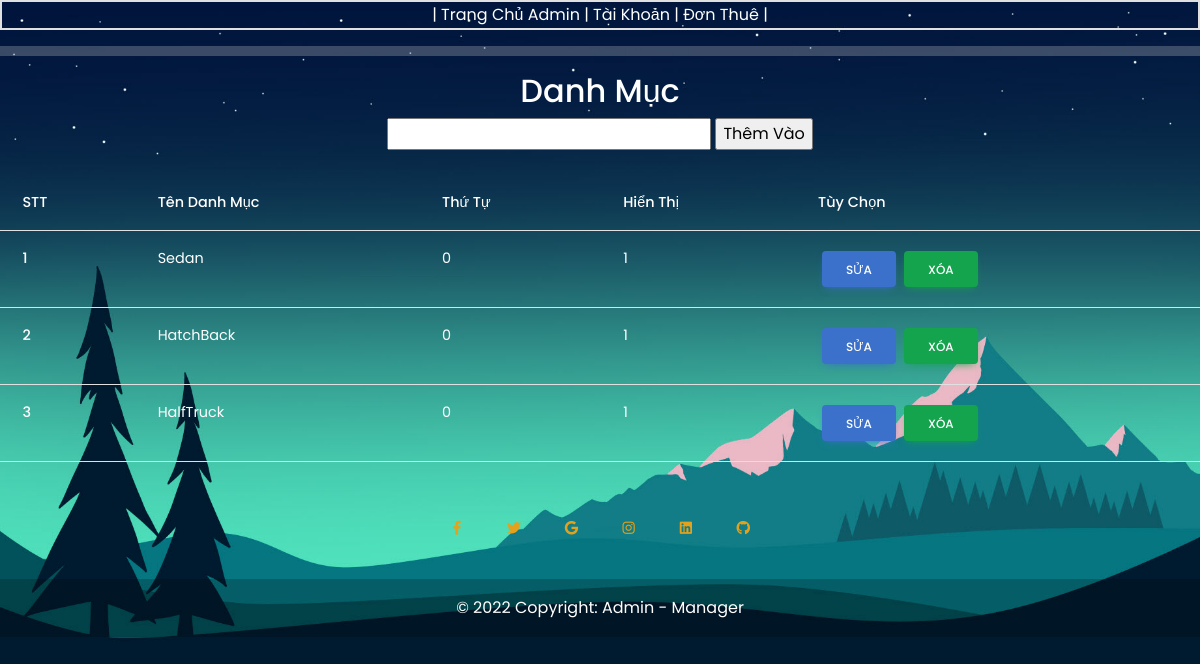
The page /admin.php?page=danhmuc on the database its author committed.
### tables this page shows
CREATE TABLE `table_danhmuc` (
  `id` int(3) NOT NULL,
  `tendm` varchar(40) NOT NULL,
  `uutien` int(3) NOT NULL DEFAULT 0,
  `hienthi` tinyint(1) NOT NULL DEFAULT 1
);

### model/data_danhmuc.php (called while the page is built, shortened)
<?php
  function get_all_data_dm(){
    $conn = connect_db();
    $stmt = $conn->prepare("SELECT * FROM table_danhmuc");
    $stmt->execute();
    $kq = $stmt->fetchAll();
    return $kq;
  }
?>

### view/danhmuc.php (the view, shortened to what this page needs)
<nav class="border border-2 text-center text-white" >
    |&nbsp;<a class="text-white" href="admin.php">Trang Chủ Admin</a>&nbsp;|
    <a class="text-white" href="admin.php?page=taikhoan">Tài Khoản</a> |
    <a class="text-white" href="admin.php?page=donthue">Đơn Thuê</a>&nbsp;|
</nav>
<hr class="border border-5">
<h2 class="text-white text-center">Danh Mục</h2>
<form class="text-center" action="admin.php?page=add_dm" method="post">
    <input type="text" name="ten-dm">
    <input type="submit" name="add-new" value="Thêm Vào">
</form> <br>
<table class="table text-white">
  <thead>
    <tr>
      <th scope="col">STT</th>
      <th scope="col">Tên Danh Mục</th>
      <th scope="col">Thứ Tự</th>
      <th scope="col">Hiển Thị</th>
      <th scope="col">Tùy Chọn</th>
    </tr>
  </thead>
  <?php
   if(isset($kq)&&(count($kq)>0)){
    $i=1;
       foreach ($kq as $item ) {
         echo '<tbody>
         <tr>
           <th scope="row">'.$i.'</th>
           <td>'.$item['tendm'].'</td>
           <td>'.$item['uutien'].'</td>
           <td>'.$item['hienthi'].'</td>
           <td><a class="btn btn-primary m-1" href="admin.php?page=edit_dm&id='.$item['id'].'">Sửa</a><a class="btn btn-success m-1" href="admin.php?page=delete_dm&id='.$item['id'].'">Xóa</a></td>
         </tr>
       </tbody>';
       $i++;
    }
   }
  ?>
</table>

### view/css/style.css (style rules this page uses)
* { font-family: 'Poppins' , sans-serif; }

### rows shown on the page
table_danhmuc: tendm "Sedan", uutien "0", hienthi "1"
table_danhmuc: tendm "HatchBack", uutien "0", hienthi "1"
table_danhmuc: tendm "HalfTruck", uutien "0", hienthi "1"
